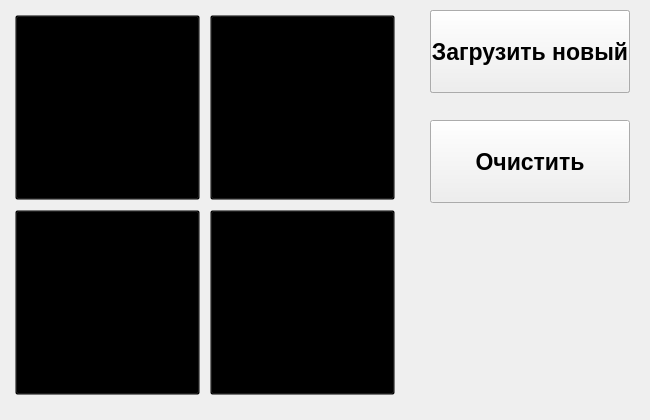
<?xml version="1.0" encoding="UTF-8"?>
<ui version="4.0">
 <class>Avatar_choice</class>
 <widget class="QWidget" name="Avatar_choice">
  <property name="geometry">
   <rect>
    <x>0</x>
    <y>0</y>
    <width>650</width>
    <height>420</height>
   </rect>
  </property>
  <property name="minimumSize">
   <size>
    <width>650</width>
    <height>420</height>
   </size>
  </property>
  <property name="maximumSize">
   <size>
    <width>650</width>
    <height>420</height>
   </size>
  </property>
  <property name="windowTitle">
   <string>Form</string>
  </property>
  <widget class="QPushButton" name="photo_change_PB">
   <property name="geometry">
    <rect>
     <x>430</x>
     <y>10</y>
     <width>200</width>
     <height>83</height>
    </rect>
   </property>
   <property name="font">
    <font>
     <pointsize>16</pointsize>
     <bold>true</bold>
    </font>
   </property>
   <property name="text">
    <string>Установить аватар</string>
   </property>
  </widget>
  <widget class="QPushButton" name="photo_upload_PB">
   <property name="geometry">
    <rect>
     <x>430</x>
     <y>10</y>
     <width>200</width>
     <height>83</height>
    </rect>
   </property>
   <property name="font">
    <font>
     <pointsize>17</pointsize>
     <bold>true</bold>
    </font>
   </property>
   <property name="styleSheet">
    <string notr="true"/>
   </property>
   <property name="text">
    <string>Загрузить новый</string>
   </property>
  </widget>
  <widget class="QWidget" name="widget" native="true">
   <property name="geometry">
    <rect>
     <x>15</x>
     <y>15</y>
     <width>380</width>
     <height>380</height>
    </rect>
   </property>
   <widget class="QWidget" name="gridLayoutWidget">
    <property name="geometry">
     <rect>
      <x>0</x>
      <y>0</y>
      <width>379</width>
      <height>379</height>
     </rect>
    </property>
    <layout class="QGridLayout" name="Avatar_Lt">
     <item row="0" column="0">
      <widget class="QLabel" name="label_1">
       <property name="sizePolicy">
        <sizepolicy hsizetype="Fixed" vsizetype="Fixed">
         <horstretch>0</horstretch>
         <verstretch>0</verstretch>
        </sizepolicy>
       </property>
       <property name="minimumSize">
        <size>
         <width>180</width>
         <height>180</height>
        </size>
       </property>
       <property name="styleSheet">
        <string notr="true"/>
       </property>
       <property name="text">
        <string/>
       </property>
      </widget>
     </item>
     <item row="2" column="1">
      <spacer name="horizontalSpacer">
       <property name="orientation">
        <enum>Qt::Orientation::Horizontal</enum>
       </property>
       <property name="sizeType">
        <enum>QSizePolicy::Policy::Fixed</enum>
       </property>
       <property name="sizeHint" stdset="0">
        <size>
         <width>5</width>
         <height>5</height>
        </size>
       </property>
      </spacer>
     </item>
     <item row="1" column="0">
      <spacer name="verticalSpacer">
       <property name="orientation">
        <enum>Qt::Orientation::Vertical</enum>
       </property>
       <property name="sizeType">
        <enum>QSizePolicy::Policy::Fixed</enum>
       </property>
       <property name="sizeHint" stdset="0">
        <size>
         <width>5</width>
         <height>5</height>
        </size>
       </property>
      </spacer>
     </item>
     <item row="0" column="2">
      <widget class="QLabel" name="label_2">
       <property name="sizePolicy">
        <sizepolicy hsizetype="Fixed" vsizetype="Fixed">
         <horstretch>0</horstretch>
         <verstretch>0</verstretch>
        </sizepolicy>
       </property>
       <property name="minimumSize">
        <size>
         <width>180</width>
         <height>180</height>
        </size>
       </property>
       <property name="styleSheet">
        <string notr="true"/>
       </property>
       <property name="text">
        <string/>
       </property>
      </widget>
     </item>
     <item row="2" column="2">
      <widget class="QLabel" name="label_4">
       <property name="sizePolicy">
        <sizepolicy hsizetype="Fixed" vsizetype="Fixed">
         <horstretch>0</horstretch>
         <verstretch>0</verstretch>
        </sizepolicy>
       </property>
       <property name="minimumSize">
        <size>
         <width>180</width>
         <height>180</height>
        </size>
       </property>
       <property name="styleSheet">
        <string notr="true"/>
       </property>
       <property name="text">
        <string/>
       </property>
      </widget>
     </item>
     <item row="0" column="1">
      <spacer name="horizontalSpacer_2">
       <property name="orientation">
        <enum>Qt::Orientation::Horizontal</enum>
       </property>
       <property name="sizeType">
        <enum>QSizePolicy::Policy::Fixed</enum>
       </property>
       <property name="sizeHint" stdset="0">
        <size>
         <width>5</width>
         <height>5</height>
        </size>
       </property>
      </spacer>
     </item>
     <item row="1" column="2">
      <spacer name="verticalSpacer_2">
       <property name="orientation">
        <enum>Qt::Orientation::Vertical</enum>
       </property>
       <property name="sizeType">
        <enum>QSizePolicy::Policy::Fixed</enum>
       </property>
       <property name="sizeHint" stdset="0">
        <size>
         <width>5</width>
         <height>5</height>
        </size>
       </property>
      </spacer>
     </item>
     <item row="2" column="0">
      <widget class="QLabel" name="label_3">
       <property name="sizePolicy">
        <sizepolicy hsizetype="Fixed" vsizetype="Fixed">
         <horstretch>0</horstretch>
         <verstretch>0</verstretch>
        </sizepolicy>
       </property>
       <property name="minimumSize">
        <size>
         <width>180</width>
         <height>180</height>
        </size>
       </property>
       <property name="styleSheet">
        <string notr="true"/>
       </property>
       <property name="text">
        <string/>
       </property>
      </widget>
     </item>
    </layout>
   </widget>
  </widget>
  <widget class="QPushButton" name="photo_change1_PB">
   <property name="enabled">
    <bool>true</bool>
   </property>
   <property name="geometry">
    <rect>
     <x>15</x>
     <y>15</y>
     <width>185</width>
     <height>185</height>
    </rect>
   </property>
   <property name="sizePolicy">
    <sizepolicy hsizetype="Maximum" vsizetype="Fixed">
     <horstretch>0</horstretch>
     <verstretch>0</verstretch>
    </sizepolicy>
   </property>
   <property name="minimumSize">
    <size>
     <width>95</width>
     <height>95</height>
    </size>
   </property>
   <property name="maximumSize">
    <size>
     <width>2000</width>
     <height>2000</height>
    </size>
   </property>
   <property name="styleSheet">
    <string notr="true">background-color: transparent</string>
   </property>
   <property name="text">
    <string/>
   </property>
  </widget>
  <widget class="QPushButton" name="photo_change2_PB">
   <property name="enabled">
    <bool>true</bool>
   </property>
   <property name="geometry">
    <rect>
     <x>210</x>
     <y>15</y>
     <width>185</width>
     <height>185</height>
    </rect>
   </property>
   <property name="sizePolicy">
    <sizepolicy hsizetype="Maximum" vsizetype="Fixed">
     <horstretch>0</horstretch>
     <verstretch>0</verstretch>
    </sizepolicy>
   </property>
   <property name="minimumSize">
    <size>
     <width>95</width>
     <height>95</height>
    </size>
   </property>
   <property name="maximumSize">
    <size>
     <width>2000</width>
     <height>2000</height>
    </size>
   </property>
   <property name="styleSheet">
    <string notr="true">background-color: transparent</string>
   </property>
   <property name="text">
    <string/>
   </property>
  </widget>
  <widget class="QPushButton" name="photo_change3_PB">
   <property name="enabled">
    <bool>true</bool>
   </property>
   <property name="geometry">
    <rect>
     <x>15</x>
     <y>210</y>
     <width>185</width>
     <height>185</height>
    </rect>
   </property>
   <property name="sizePolicy">
    <sizepolicy hsizetype="Maximum" vsizetype="Fixed">
     <horstretch>0</horstretch>
     <verstretch>0</verstretch>
    </sizepolicy>
   </property>
   <property name="minimumSize">
    <size>
     <width>95</width>
     <height>95</height>
    </size>
   </property>
   <property name="maximumSize">
    <size>
     <width>2000</width>
     <height>2000</height>
    </size>
   </property>
   <property name="styleSheet">
    <string notr="true">background-color: transparent</string>
   </property>
   <property name="text">
    <string/>
   </property>
  </widget>
  <widget class="QPushButton" name="photo_change4_PB">
   <property name="enabled">
    <bool>true</bool>
   </property>
   <property name="geometry">
    <rect>
     <x>210</x>
     <y>210</y>
     <width>185</width>
     <height>185</height>
    </rect>
   </property>
   <property name="sizePolicy">
    <sizepolicy hsizetype="Maximum" vsizetype="Fixed">
     <horstretch>0</horstretch>
     <verstretch>0</verstretch>
    </sizepolicy>
   </property>
   <property name="minimumSize">
    <size>
     <width>95</width>
     <height>95</height>
    </size>
   </property>
   <property name="maximumSize">
    <size>
     <width>2000</width>
     <height>2000</height>
    </size>
   </property>
   <property name="styleSheet">
    <string notr="true">background-color: transparent</string>
   </property>
   <property name="text">
    <string/>
   </property>
  </widget>
  <widget class="QPushButton" name="photo_clean_PB">
   <property name="geometry">
    <rect>
     <x>430</x>
     <y>120</y>
     <width>200</width>
     <height>83</height>
    </rect>
   </property>
   <property name="font">
    <font>
     <pointsize>17</pointsize>
     <bold>true</bold>
    </font>
   </property>
   <property name="styleSheet">
    <string notr="true"/>
   </property>
   <property name="text">
    <string>Очистить</string>
   </property>
  </widget>
 </widget>
 <resources/>
 <connections/>
</ui>
